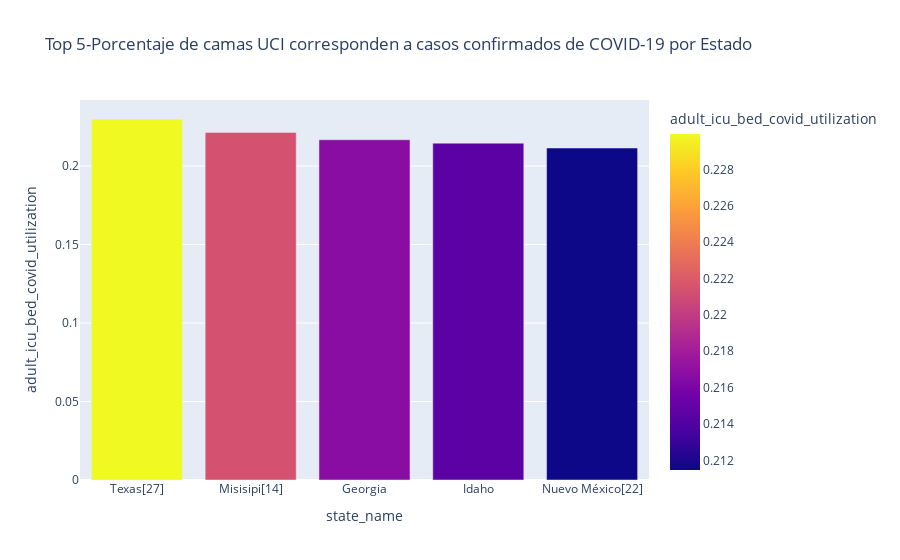

Notebook source saved alongside this figure:
### Code cell
# Creacion de dataframe
top_5bar = pd.DataFrame(top05, columns=['state', 'state_name', 'adult_icu_bed_covid_utilization']).sort_values(by='adult_icu_bed_covid_utilization',ascending=False)

# Plotting 5 Países 
fig = px.bar(top_5bar.head(5), x='state_name', y='adult_icu_bed_covid_utilization',color='adult_icu_bed_covid_utilization', title='Top 5-Porcentaje de camas UCI corresponden a casos confirmados de COVID-19 por Estado' )
fig.write_image("images/porcentaje.jpg") 
fig.show()

### Figure 1 — Plotly figure (JSON) as saved in the notebook; plotly's stock layout.template omitted (floating-point values rounded to 4 significant figures)
{"data": [{"alignmentgroup": "True", "hovertemplate": "state_name=%{x}<br>adult_icu_bed_covid_utilization=%{marker.color}<extra></extra>", "legendgroup": "", "marker": {"color": [0.2299, 0.2214, 0.2167, 0.2146, 0.2115], "coloraxis": "coloraxis", "pattern": {"shape": ""}}, "name": "", "offsetgroup": "", "orientation": "v", "showlegend": false, "textposition": "auto", "type": "bar", "x": ["Texas[27]", "Misisipi[14]", "Georgia", "Idaho", "Nuevo México[22]"], "xaxis": "x", "y": [0.2299, 0.2214, 0.2167, 0.2146, 0.2115], "yaxis": "y"}], "layout": {"barmode": "relative", "coloraxis": {"colorbar": {"title": {"text": "adult_icu_bed_covid_utilization"}}, "colorscale": [[0, "#0d0887"], [0.1111, "#46039f"], [0.2222, "#7201a8"], [0.3333, "#9c179e"], [0.4444, "#bd3786"], [0.5556, "#d8576b"], [0.6667, "#ed7953"], [0.7778, "#fb9f3a"], [0.8889, "#fdca26"], [1, "#f0f921"]]}, "legend": {"tracegroupgap": 0}, "title": {"text": "Top 5-Porcentaje de camas UCI corresponden a casos confirmados de COVID-19 por Estado"}, "xaxis": {"anchor": "y", "domain": [0, 1], "title": {"text": "state_name"}}, "yaxis": {"anchor": "x", "domain": [0, 1], "title": {"text": "adult_icu_bed_covid_utilization"}}}}
